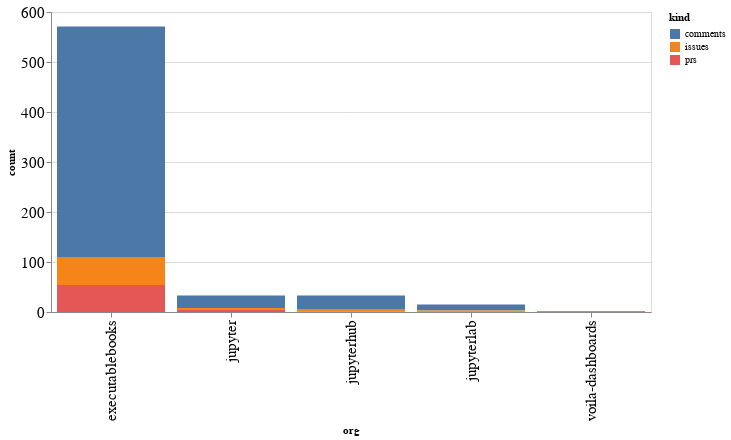

Source (notebook cell):
### Code cell
alt.Chart(org_summaries, width=600).mark_bar().encode(
    x='org',
    y='count',
    color='kind',
    tooltip="org"
)

### Figure 1 — Vega-Lite specification as saved in the notebook (floating-point values rounded to 4 significant figures)
{"config": {"axisLeft": {"labelFontSize": 15}, "axisBottom": {"labelFontSize": 15}}, "data": {"name": "data-fdcae828b4d72c061adcda2cb71a370c"}, "mark": "bar", "encoding": {"color": {"type": "nominal", "field": "kind"}, "tooltip": {"type": "nominal", "field": "org"}, "x": {"type": "nominal", "field": "org"}, "y": {"type": "quantitative", "field": "count"}}, "width": 600, "$schema": "https://vega.github.io/schema/vega-lite/v4.8.1.json", "datasets": {"data-fdcae828b4d72c061adcda2cb71a370c": [{"org": "executablebooks", "kind": "comments", "count": 461}, {"org": "executablebooks", "kind": "issues", "count": 56}, {"org": "executablebooks", "kind": "prs", "count": 54}, {"org": "jupyter", "kind": "comments", "count": 25}, {"org": "jupyter", "kind": "issues", "count": 4}, {"org": "jupyter", "kind": "prs", "count": 4}, {"org": "jupyterhub", "kind": "comments", "count": 27}, {"org": "jupyterhub", "kind": "issues", "count": 5}, {"org": "jupyterhub", "kind": "prs", "count": 1}, {"org": "jupyterlab", "kind": "comments", "count": 12}, {"org": "jupyterlab", "kind": "issues", "count": 2}, {"org": "jupyterlab", "kind": "prs", "count": 1}, {"org": "voila-dashboards", "kind": "issues", "count": 2}]}}
